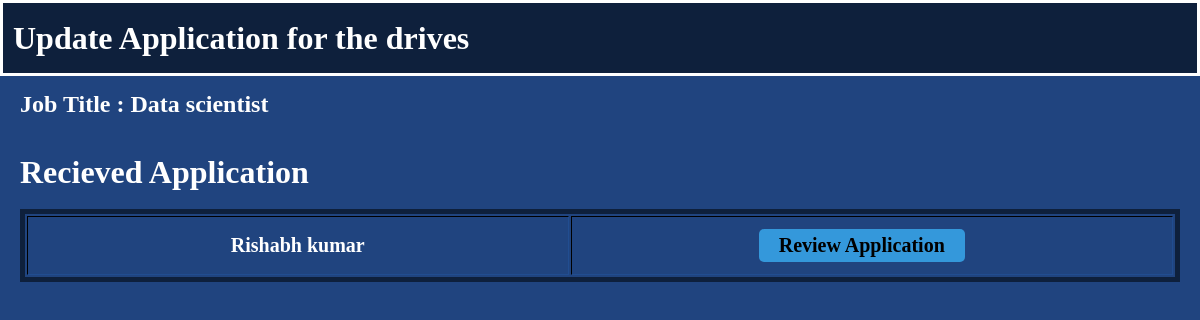
The app's page /drive_student/1/2/Data scientist, older data.
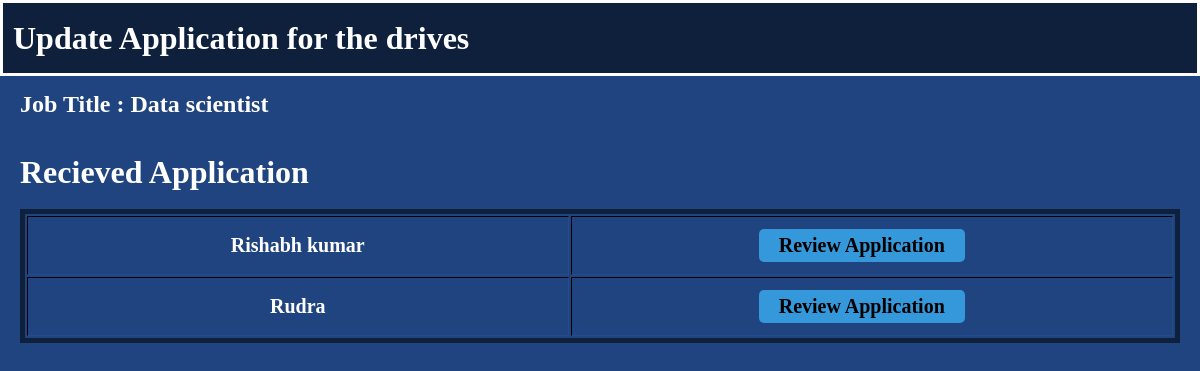
The same page, newer data.
### models.py (models this page shows)
class Application(db.Model):
    __tablename__ = 'application'
    id = db.Column(db.Integer , primary_key=True)
    student_name = db.Column(db.String , nullable=False)
    student_id = db.Column(db.Integer , nullable=False)
    drive_id = db.Column(db.Integer , db.ForeignKey('drive.id') , nullable=False)
    date = db.Column(db.DateTime , default = datetime.utcnow)
    status = db.Column(db.String , default="applied")
    drive = db.relationship('Drive', backref='applications')

### app.py (the view)
@app.route('/drive_student/<int:id>/<int:comp_id>/<job>',methods=['GET','POST'])
def drive_student(id,comp_id,job):
    company = User.query.filter_by(id=comp_id).first()
    drive = Drive.query.filter_by(id=id).first()
    details = db.session.query(
        Application.id,
        Application.student_name,
    ).select_from(Application).join(Drive,Application.drive_id==Drive.id).filter(Drive.company_id==company.id,Drive.job_title==job).all()
    applications = []
    for detail in details:
        applications.append({
            'id':detail.id,
            'student_name':detail.student_name,
        })
    return render_template('drive_student.html' , drive=drive, applications=applications ,company=company)

### templates/drive_student.html (shortened to what this page needs)
<!DOCTYPE html>
<html lang="en">
<head>
</head>
<body>
    <div class="contain">
        <div class="ban flex">
            <h1>Update Application for the drives</h1>
        </div>
        <div class="contain-main">
            <h2>Job Title : {{ drive.job_title }}</h2>
            <br><br>
            <table border="2">
                <h1>Recieved Application</h1>
                <br>
                {% if applications %}
                {% for application in applications %}
                <tr>
                    <th>{{application.student_name}}</th>
                    <th><a href="{{ url_for('student_application_details',app_id=application.id,comp_id=company.id,job=drive.job_title) }}">Review Application</a></th>
                </tr>
                {% endfor %}
                {% else %}
                <tr>
                    <th>No Data Found</th>
                </tr>
                {% endif %}
            </table>
        </div>
    </div>
</body>
</html>

Row changes from the older to the newer data that the page shows:
added Application: student_name "Rudra"
